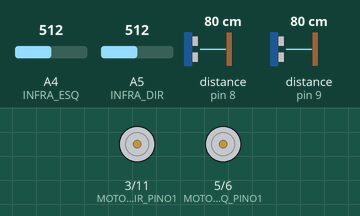
Bench run of a sketch on a simulated Arduino Uno, built with avr-gcc and run on an emulated ATmega328P. On the bench: motor-driver pin pairs drawn as motors (green arrow = first pin HIGH = forward, orange = second pin HIGH = backward, longer = more drive). Inputs (shaded band) come from the test bench; at power-on: A4 (INFRA_ESQ) = 512, distance to the obstacle (sensors on pin 8, pin 9) 80 cm, A5 (INFRA_DIR) = 512. The echo pulse lasts 58.3 µs per cm.

Above: at 6.2 s.
6.3 s: A4 (INFRA_ESQ) set to 162
7.8 s: A4 (INFRA_ESQ) set to 139
At 8.6 s:
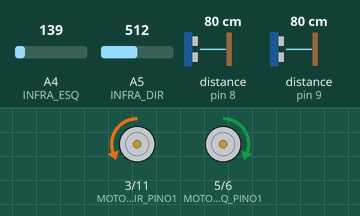
10.8 s: distance to the obstacle (sensor on pin 8) set to 64 cm
13.8 s: distance to the obstacle (sensor on pin 8) set to 58 cm
At 15.2 s:
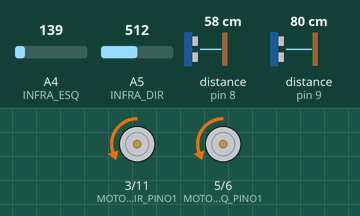
16.8 s: distance to the obstacle (sensor on pin 9) set to 2 cm
At 17.2 s:
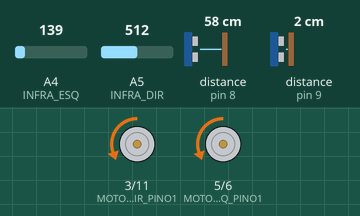
19.8 s: distance to the obstacle (sensor on pin 9) set to 18 cm
Timing chart, 0 to 23.8 s (numbered marks = the images above; inputs shaded):
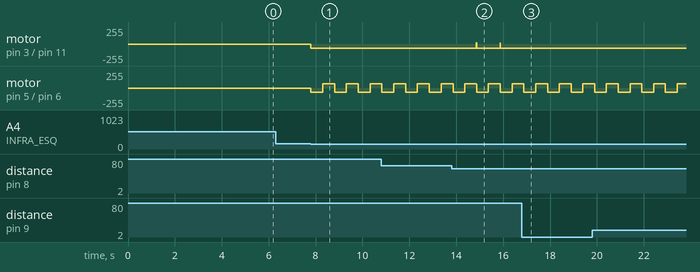

The sketch:

codigoFinal.ino
```cpp
#include <HCSR04.h>

#define MOTOR_ESQ_PINO1 5
#define MOTOR_ESQ_PINO2 6
#define MOTOR_DIR_PINO1 3
#define MOTOR_DIR_PINO2 11

#define TRIGGER_ESQ 12
#define ECHO_ESQ 9
#define TRIGGER_DIR 7
#define ECHO_DIR 8

#define INFRA_ESQ A4
#define INFRA_DIR A5

#define BRANCO 150
#define DIST_OPONENTE 60
#define VEL_MIN 20
#define VEL_MAX 60

class Motor
{
    int velocidade = 0;
    int pino1; // horário
    int pino2; // anti-horário

public:
    void setPinos(int in1, int in2)
    {
        pino1 = in1;
        pino2 = in2;
        pinMode(pino1, OUTPUT);
        pinMode(pino2, OUTPUT);
    }

    int getPino1() { return pino1; }
    int getPino2() { return pino2; }

    void setVelocidade(int v) { velocidade = v; }
    int getVelocidade() { return velocidade; }

    // recebem velocidade de 0 a 100 e chamam analogWrite

    void avanca(int v)
    {
        setVelocidade(map(v, 0, 100, 0, 255));
        digitalWrite(pino2, LOW);
        analogWrite(pino1, velocidade);
    }

    void re(int v)
    {
        setVelocidade(map(v, 0, 100, 0, 255));
        digitalWrite(pino1, LOW);
        analogWrite(pino2, velocidade);
    }

    void freio()
    {
        digitalWrite(pino1, LOW);
        digitalWrite(pino2, LOW);
    }
};

Motor MotorEsq, MotorDir;
HCSR04 UltraEsq(TRIGGER_ESQ, ECHO_ESQ), UltraDir(TRIGGER_DIR, ECHO_DIR);

void setup()
{
    Serial.begin(9600);
    MotorEsq.setPinos(MOTOR_ESQ_PINO1, MOTOR_ESQ_PINO2);
    MotorDir.setPinos(MOTOR_DIR_PINO1, MOTOR_DIR_PINO2);

    // começa com os motores parados
    MotorEsq.freio();
    MotorDir.freio();
    delay(5000); // o robô deve ficar parado por 5 segundos antes de iniciar a batalha
}

void loop() {

    long distEsq = UltraEsq.dist();
    long distDir = UltraDir.dist();
    long infraEsq = analogRead(INFRA_ESQ);
    long infraDir = analogRead(INFRA_DIR);
    bool linhaEsq = infraEsq < BRANCO;
    bool linhaDir = infraDir < BRANCO;

    // se linha branca
    if (linhaEsq || linhaDir) {

        // dá ré
        MotorEsq.re(25);
        MotorDir.re(25);

        delay(500);

        if (linhaEsq) { // Gira para direita
            MotorEsq.avanca(25);
            MotorDir.re(25);

        } else if (linhaDir) { // Gira para esquerda
            MotorEsq.re(25);
            MotorDir.avanca(25);
        }
        delay (500);

    }


    // Se não estiver recuando nem girando, procura oponente
    // Verifica se algum dos ultra leu 0

    if (distEsq && distDir) {
        if (distEsq <= DIST_OPONENTE || distDir <= DIST_OPONENTE) {

            MotorEsq.avanca(map(distDir, DIST_OPONENTE, 1, VEL_MIN, VEL_MAX)); //quanto mais perto pela direita, motor esq vai mais rápido
            MotorDir.avanca(map(distEsq, DIST_OPONENTE, 1, VEL_MIN, VEL_MAX)); // //quanto mais perto pela esquerda, motor dir vai mais rápido
        }
    } else if (distEsq && ((distEsq <= DIST_OPONENTE))) {
        // se distEsq é valida e menor ou igual a DIST_OPONENTE, vai reto
        MotorEsq.avanca(map(distEsq, DIST_OPONENTE, 1, VEL_MIN, VEL_MAX));
        MotorDir.avanca(map(distEsq, DIST_OPONENTE, 1, VEL_MIN, VEL_MAX));

    } else if (distDir && ((distDir<= DIST_OPONENTE))) {
        // se distDir é valida e menor ou igual a DIST_OPONENTE, vai reto
        MotorEsq.avanca(map(distDir, DIST_OPONENTE, 1, VEL_MIN, VEL_MAX));
        MotorDir.avanca(map(distDir, DIST_OPONENTE, 1, VEL_MIN, VEL_MAX));

    } else {
        // se as duas distâncias não são válidas ou se são maiores que DIST_OPONENTE
        // procura girando proprio eixo
        MotorEsq.avanca(VEL_MIN);
        MotorDir.re(VEL_MIN);
    }

}
```

Measured:
- the behaviour switches between 150 and 149 on A4 (INFRA_ESQ) (found by bisection; images 0 and 1)
- the behaviour switches between 61 and 60 cm on distance to the obstacle (sensor on pin 8) (found by bisection; images 1 and 2)
- after the input at 6.3 s, every drawn part: stays the same
- after the input at 7.8 s, motor on pin 3 (MOTOR_DIR_PINO1) / pin 11 (MOTOR_DIR_PINO2): stopped → backward 63/255 at once; motor on pin 5 (MOTOR_ESQ_PINO1) / pin 6 (MOTOR_ESQ_PINO2): alternates forward 63/255 for 0.51 s and backward 63/255 for 0.50 s, starting at once
- after the input at 13.8 s, motor on pin 3 (MOTOR_DIR_PINO1) / pin 11 (MOTOR_DIR_PINO2): alternates backward 63/255 for 1.0 s and forward 17/255 for 0.01 s, starting after 1.1 s
- after the input at 16.8 s, motor on pin 3 (MOTOR_DIR_PINO1) / pin 11 (MOTOR_DIR_PINO2): stops changing and stays backward 63/255
